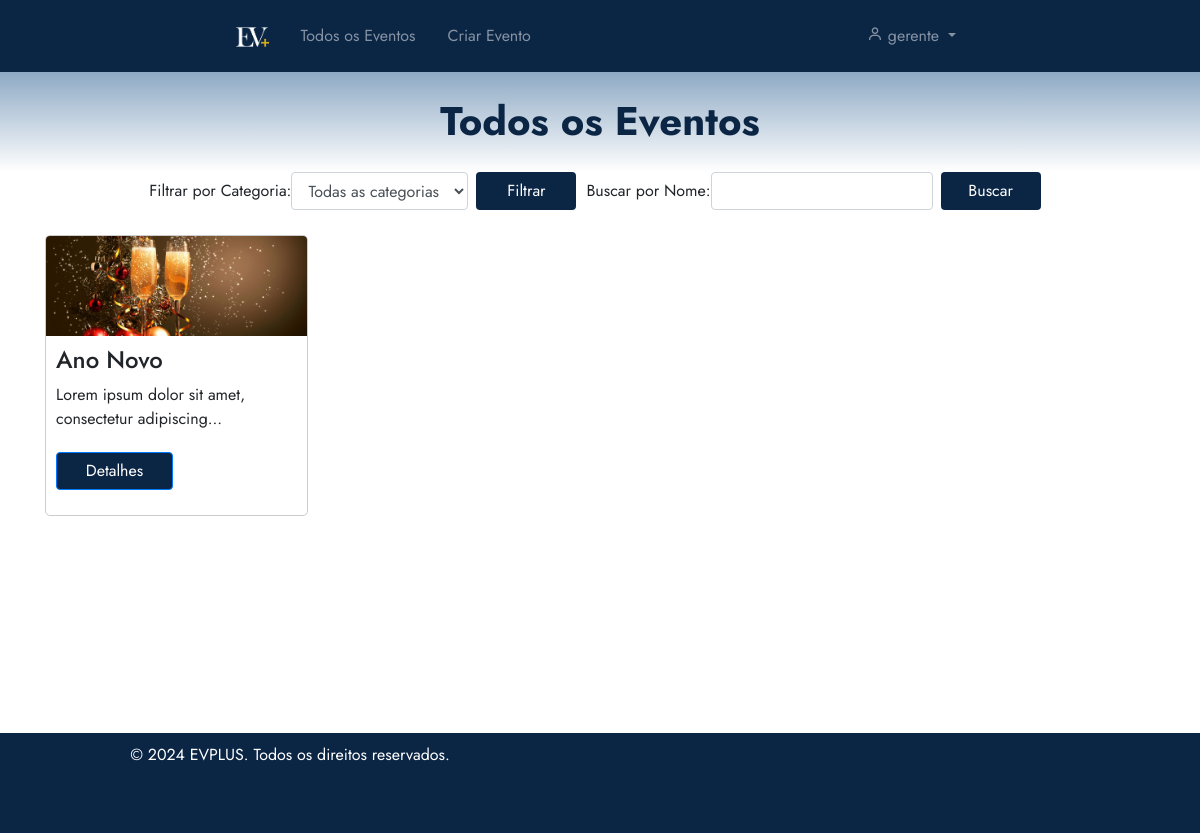
Page /eventos/todos-eventos/ (signed in) on the committed database.
### eventos/models.py (models this page shows, shortened)
class Evento(models.Model):
    user = models.ForeignKey(User, on_delete=models.CASCADE)
    clients = models.ManyToManyField(User, through='Inscricao', related_name='eventos')
    name = models.CharField(max_length=100)
    description = models.TextField()
    local = models.CharField(max_length=100)
    date = models.DateField()
    time = models.TimeField()
    category = models.CharField(max_length=100)
    banner = models.ImageField(null=True, blank=True, upload_to='banners/')
    limite_inscricoes = models.PositiveIntegerField(null=True, blank=True, verbose_name="Limite de Inscrições")
    finalizado = models.BooleanField(default=False)
    certificados = models.ManyToManyField(User, through='Certificado', related_name='eventos_certificados')
    avaliacoes = models.ManyToManyField(User, through='Avaliacao', related_name='eventos_avaliados')

### eventos/views.py (the view)
# urls.py: path('todos-eventos/', views.listarTodosEventos, name='todos_eventos'),
def listarTodosEventos(request):
    finalizarEventosVencidos()
    categoria = request.GET.get('categoria')
    nome = request.GET.get('nome')
    eventosDisponiveis = Evento.objects.filter(finalizado=False)
    if categoria:
        eventosDisponiveis = eventosDisponiveis.filter(category=categoria)
    if nome:
        eventosDisponiveis = eventosDisponiveis.filter(name__icontains=nome)
    for evento in eventosDisponiveis:
        if len(evento.name) > 15:
            evento.name = evento.name[:15] + '...'
        if len(evento.description) > 50:
            evento.description = evento.description[:50] + '...'
    return render(request, 'todosEventos.html', {'eventos': eventosDisponiveis})

### eventos/views.py (called while the page is built)
def finalizarEventosVencidos():
    eventos_vencidos = Evento.objects.filter(finalizado=False, date__lt=timezone.now())
    for evento in eventos_vencidos:
        evento.finalizado = True
        evento.save()

### eventos/templates/todosEventos.html (shortened to what this page needs)
{% extends 'base.html' %}
{% load static %}
{% block 'head' %}
    <link rel="stylesheet" href="{% static 'eventos/css/todosEventos.css' %}">
{% endblock %}
{% block 'dashboard' %}
    <div class="container">
        <div class="row">
            <div class="col-md-12">
                <form method="GET" action="{% url 'eventos:todos_eventos' %}" class="form-inline">
                    <div class="form-group mr-2">
                        <label for="categoria">Filtrar por Categoria:</label>
                        <select class="form-control" id="categoria" name="categoria">
                            <option value="">Todas as categorias</option>
                        </select>
                    </div>
                    <button type="submit" class="btn btn-filter">Filtrar</button>
                    <div class="form-group">
                        <label for="nome">Buscar por Nome:</label>
                        <input type="text" class="form-control mr-2" id="nome" name="nome">
                    </div>
                    <button type="submit" class="btn btn-filter">Buscar</button>
                </form>
            </div>
        </div>
        <div class="row" style="margin-bottom: 200px;">
            {% for evento in eventos %}
                <div class="col-md-4">
                    <div class="evento-card">
                        {% if evento.banner %}
                            <div class="evento-thumbnail" style="background-image: url('{{ evento.banner.url }}')"></div>
                        {% else %}
                            <img src="{% static 'images/placeholder10.jpg' %}" alt="Banner do Evento" class="evento-thumbnail">
                        {% endif %}
                        <div class="evento-info">
                            <h4>{{ evento.name }}</h4>
                            <p>{{ evento.description }}</p>
                            <a href="{% url 'eventos:detalhes_evento' evento.id %}" class="btn btn-primary">Detalhes</a>
                        </div>
                    </div>
                </div>
            {% endfor %}
        </div>
    </div>
{% endblock %}

### templates/base.html (shortened to what this page needs)
{% load static %}
<!doctype html>
<html lang="pt-BR">
<head>
  <link rel="stylesheet" href="https://cdn.jsdelivr.net/npm/bootstrap@4.6.1/dist/css/bootstrap.min.css">
  <link rel="stylesheet" href="{% static 'general/css/base.css' %}">
  <link rel="stylesheet" href="{% static 'general/css/general.css' %}">
  <link href='https://unpkg.com/boxicons@2.0.7/css/boxicons.min.css' rel='stylesheet'>
  {% block 'head' %}{% endblock %}
</head>
<body>
  <nav class="navbar navbar-expand-lg navbar-dark p-3">
    <div class="container-fluid">
      <a class="navbar-brand" href="{% url 'home' %}" style="margin-left: 205px;">
        <img src="{% static 'images/LOGO.png' %}" alt="Logo" class="logo">
      </a>
      <div class="collapse navbar-collapse" id="navbarSupportedContent">
        <ul class="navbar-nav mr-auto">
          <li class="nav-item">
            <a class="nav-link mx-2" href="{% url 'eventos:todos_eventos' %}">Todos os Eventos</a>
          </li>
          {% if user.is_authenticated %}
          {% if perms.eventos.add_evento %}
          <li class="nav-item">
            <a class="nav-link mx-2" href="{% url 'eventos:eventos' %}">Criar Evento</a>
          </li>
          {% endif %}
          {% endif %}
        </ul>
        <ul class="navbar-nav ml-auto" style="margin-right: 205px;">
          <li class="nav-item dropdown">
            <a class="nav-link dropdown-toggle" href="#" id="navbarDropdown" role="button" data-toggle="dropdown" aria-haspopup="true" aria-expanded="false">
              <i class='bx bx-user'></i>
              {% if user.is_authenticated %}
                {{ user.username }}
              {% else %}
                <span class="logged-out-indicator">Entre na sua conta!</span>
              {% endif %}
            </a>
          </li>
        </ul>
      </div>
    </div>
  </nav>
  <section class="home-section">
    <div class="page-topo" id="page-topo">
      <h1 class="main-title" id="page-topo-title"></h1>
    </div>
    {% block 'dashboard' %}
    {% endblock %}
  </section>
  <footer class="footer">
    <div class="container">
        <div class="row">
            <div class="col-md-6">
                <p style="margin-right: 50px;">&copy; 2024 EVPLUS. Todos os direitos reservados.</p>
            </div>
        </div>
    </div>
  </footer>
</body>
</html>

### templates/static/general/css/base.css (style rules this page uses)
* { margin: 0; padding: 0; box-sizing: border-box; font-family: "Jost" , sans-serif; }
.main-title { position: relative; color: var(--dark-color); font-size: 40px; top: 25px; font-weight: bold; text-align: center; z-index: 3; }
.page-topo { position: relative; margin-left: 0px; width: 100%; height: 100px; background-image: linear-gradient(to bottom, var(--main-color), white); z-index: 2; }
.logo { max-height: 20px; transition: max-height 0.5s ease; }
.footer { position: relative; bottom: 0; width: 100%; height: 100px; background-color: var(--dark-color); color: white; text-align: center; padding-top: 10px; margin-top: 20px; }
.navbar { --dark-color: #0b2545; background-color: var(--dark-color); }

### templates/static/general/css/general.css (style rules this page uses)
:root { --main-color: #8da9c4; --dark-color: #0b2545; --light-color: #eef4ed; --contrast-color: #467afd; --differential-color: #134074; }

### templates/static/eventos/css/todosEventos.css (style rules this page uses)
.btn-primary { width: 117px; background-color: var(--dark-color); margin-top: 5px; margin-bottom: 15px; }
.btn-filter { height: 38px; width: 100px; background-color: var(--dark-color); padding: 5px; color: white; margin-right: 10px; }
.form-inline { margint-top: 20px; margin-bottom: 15px; display: flex; justify-content: center; }

### eventos/templates/todosEventos.html (style rules this page uses)
.evento-card { display: inline-block; width: 263px; margin: 10px; border: 1px solid #ccc; border-radius: 5px; overflow: hidden; }
.evento-thumbnail { width: 100%; height: 100px; background-size: cover; background-position: center; }
.evento-info { padding: 10px; }
.col-md-4 { margin-right: -90px; margin-left: -10px; }

### rows in the picture
Evento: banner (picture), name "Ano Novo", description "Lorem ipsum dolor sit amet, consectetur adipiscing..."

### other values in the picture
{{ user.username }} "gerente"
